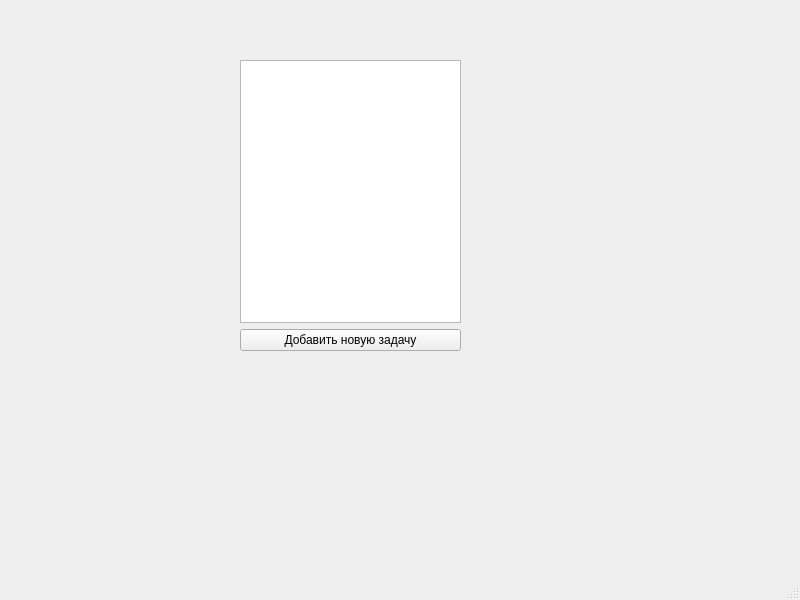
<?xml version="1.0" encoding="UTF-8"?>
<ui version="4.0">
 <class>MainWindow</class>
 <widget class="QMainWindow" name="MainWindow">
  <property name="geometry">
   <rect>
    <x>0</x>
    <y>0</y>
    <width>800</width>
    <height>600</height>
   </rect>
  </property>
  <property name="windowTitle">
   <string>MainWindow</string>
  </property>
  <widget class="QWidget" name="centralwidget">
   <widget class="QWidget" name="verticalLayoutWidget">
    <property name="geometry">
     <rect>
      <x>240</x>
      <y>60</y>
      <width>221</width>
      <height>291</height>
     </rect>
    </property>
    <layout class="QVBoxLayout" name="verticalLayout">
     <item>
      <widget class="QListView" name="list_tasks"/>
     </item>
     <item>
      <widget class="QPushButton" name="btn_new_task">
       <property name="text">
        <string>Добавить новую задачу</string>
       </property>
      </widget>
     </item>
    </layout>
   </widget>
  </widget>
  <widget class="QMenuBar" name="menubar">
   <property name="geometry">
    <rect>
     <x>0</x>
     <y>0</y>
     <width>800</width>
     <height>21</height>
    </rect>
   </property>
  </widget>
  <widget class="QStatusBar" name="statusbar"/>
 </widget>
 <resources/>
 <connections/>
</ui>
